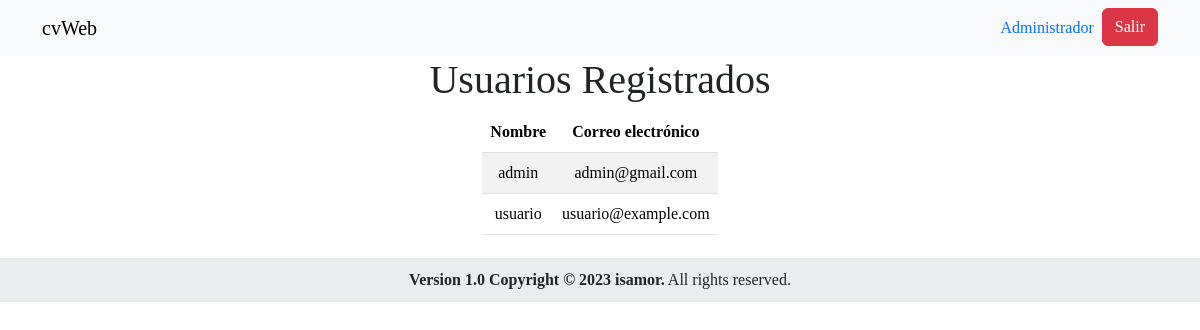
The app's page /vistas/administrador.php with its own data.
### tables this page shows
CREATE TABLE `usuario` (
  `id_usuario` int(11) NOT NULL,
  `usuario` varchar(255) DEFAULT NULL,
  `correo` varchar(255) NOT NULL,
  `password` varchar(10000) NOT NULL,
  `id_rol` int(11) DEFAULT NULL
);

### config/conexiondb.php (called while the page is built, shortened)
<?php
class ConexionDb {
    private $mysqli;
    public function __construct() {
        $this->mysqli = new mysqli(DB_HOST, DB_USERNAME, DB_PASSWORD, DB_DATABASE);
    }
    public function getMysqli() {
        return $this->mysqli;
    }
}

### modelos/administradormodelo.php (called while the page is built, shortened)
<?php
require_once '../config/conexiondb.php';
class AdministradorModelo
{
    public function __construct()
    {
        $conexionDb = new ConexionDb();
    }
        public function obtenerUsuarios()
        {
            $conexionDb = new ConexionDB();
            $database = $conexionDb->getMysqli();
            $ssql = "SELECT usuario, correo FROM usuario ORDER BY usuario;";
            $result = $database->query($ssql);
            return $result;
        }
    }

### controladores/administradorcontrolador.php (called while the page is built)
<?php class AdministradorControlador {
    public function listarUsuarios() {
        require_once '../modelos/administradormodelo.php';
        $administradorModelo = new AdministradorModelo();
        $listaUsuarios = $administradorModelo->obtenerUsuarios();
        return $listaUsuarios;
    }
}

### vistas/administrador.php (the view, shortened to what this page needs)
<?php
require_once "modulos/header.php";
require_once "../controladores/administradorcontrolador.php";
?>
<!DOCTYPE html>
<html lang="en">
<head>
</head>
<body>
    <nav class="navbar navbar-expand-lg bg-light">
        <div class="container">
            <a class="navbar-brand" href="">cvWeb</a>
            <div class="collapse navbar-collapse" id="navbarSupportedContent">
                <ul class="navbar-nav ms-auto">
                    <li class="nav-item">
                        <a class="nav-link active text-primary" aria-current="page" href="">Administrador</a>
                    </li>
                    <li class="nav-item">
                    <form action="../controladores/controlador_cerrar_sesion.php" method="post">
                        <button type="submit" class="btn btn-danger">Salir</button>
                    </form>
                </ul>
            </div>
        </div>
    </nav>
    <div class="container text-center">
        <h1 class="text-center">Usuarios Registrados</h1>
        <div class="table-responsive d-inline-block mx-auto">
            <table class="table  table-striped">
                <thead>
                    <tr>
                        <th scope="col">Nombre</th>
                        <th scope="col">Correo electrónico</th>
                    </tr>
                </thead>
                <tbody>
                    <?php
                    require_once '../controladores/administradorcontrolador.php';
                    $controladorUsuarios = new AdministradorControlador();
                    $usuarios = $controladorUsuarios->listarUsuarios();
                    foreach ($usuarios as $usuario) {
                        echo "<tr>";
                        echo "<td>" . $usuario['usuario'] . "</td>";
                        echo "<td>" . $usuario['correo'] . "</td>";
                        echo "</tr>";
                    }
                    ?>
                </tbody>
            </table>
        </div>
    </div>
    <?php require_once "../vistas/modulos/footer.php"; ?>
</body>
</html>

### sources/css/estilo.css (style rules this page uses)
h1 { font-family: Lato-Regular; }
body, form { font-family: Montserrat-Medium; }

### records on screen
usuario: usuario "admin", correo "admin@gmail.com"
usuario: usuario "usuario", correo "usuario@example.com"
